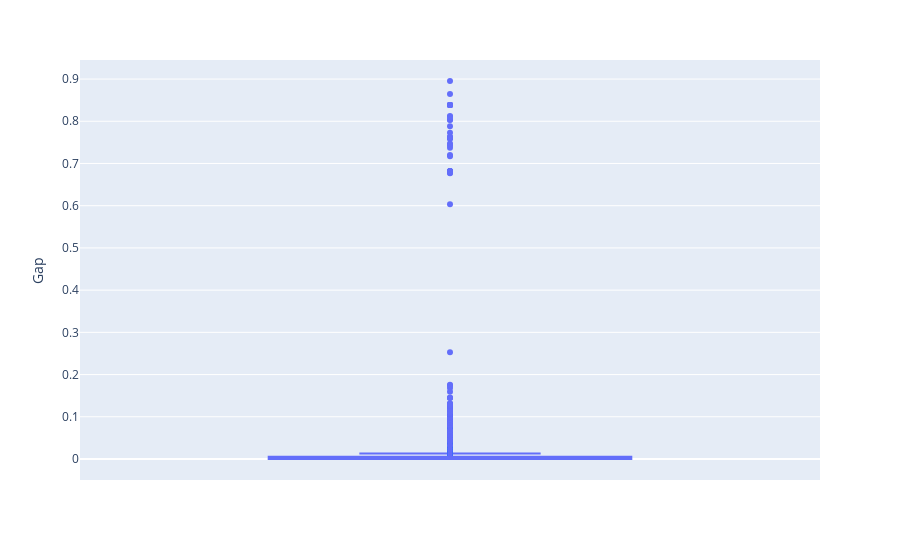

The code cell stored with this chart in its notebook:
### Code cell
px.box(df_formulacao1, y="Gap")

### Figure 1 — Plotly figure (JSON) as saved in the notebook; plotly's stock layout.template omitted (floating-point values rounded to 4 significant figures; data arrays with more than 128 entries replaced by an {"elided": "..."} marker saying what was removed)
{"data": [{"alignmentgroup": "True", "hovertemplate": "Gap=%{y}<extra></extra>", "legendgroup": "", "marker": {"color": "#636efa"}, "name": "", "notched": false, "offsetgroup": "", "orientation": "v", "showlegend": false, "type": "box", "x0": " ", "xaxis": "x", "y": {"elided": "28800 float values"}, "y0": " ", "yaxis": "y"}], "layout": {"boxmode": "group", "legend": {"tracegroupgap": 0}, "margin": {"t": 60}, "xaxis": {"anchor": "y", "domain": [0, 1]}, "yaxis": {"anchor": "x", "domain": [0, 1], "title": {"text": "Gap"}}}}
